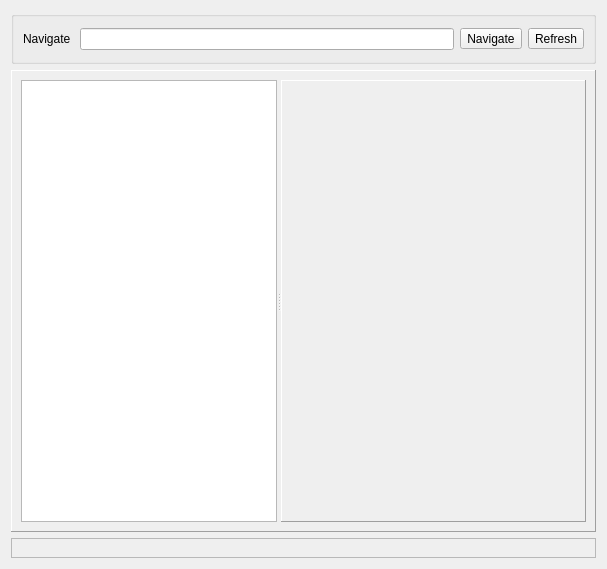
<?xml version="1.0" encoding="UTF-8"?>
<ui version="4.0">
 <class>FormActiveX</class>
 <widget class="QWidget" name="FormActiveX">
  <property name="geometry">
   <rect>
    <x>0</x>
    <y>0</y>
    <width>607</width>
    <height>569</height>
   </rect>
  </property>
  <property name="windowTitle">
   <string>ActiveX</string>
  </property>
  <layout class="QGridLayout" name="gridLayout">
   <item row="0" column="0" colspan="2">
    <widget class="QGroupBox" name="groupBox">
     <property name="maximumSize">
      <size>
       <width>16777215</width>
       <height>53</height>
      </size>
     </property>
     <property name="title">
      <string/>
     </property>
     <layout class="QHBoxLayout" name="horizontalLayout">
      <item>
       <widget class="QLabel" name="label">
        <property name="text">
         <string>Navigate </string>
        </property>
       </widget>
      </item>
      <item>
       <widget class="QLineEdit" name="editNavigate">
        <property name="minimumSize">
         <size>
          <width>300</width>
          <height>0</height>
         </size>
        </property>
       </widget>
      </item>
      <item>
       <widget class="QToolButton" name="btnNavigate">
        <property name="text">
         <string>Navigate</string>
        </property>
       </widget>
      </item>
      <item>
       <widget class="QToolButton" name="btnRefresh">
        <property name="text">
         <string>Refresh</string>
        </property>
       </widget>
      </item>
     </layout>
    </widget>
   </item>
   <item row="2" column="0" colspan="2">
    <widget class="QLabel" name="labelStatus">
     <property name="maximumSize">
      <size>
       <width>16777215</width>
       <height>20</height>
      </size>
     </property>
     <property name="frameShape">
      <enum>QFrame::StyledPanel</enum>
     </property>
     <property name="text">
      <string/>
     </property>
    </widget>
   </item>
   <item row="1" column="0" colspan="2">
    <widget class="QFrame" name="frame">
     <property name="frameShape">
      <enum>QFrame::Panel</enum>
     </property>
     <property name="frameShadow">
      <enum>QFrame::Raised</enum>
     </property>
     <layout class="QHBoxLayout" name="horizontalLayout_2">
      <item>
       <widget class="QSplitter" name="splitterOne">
        <property name="sizePolicy">
         <sizepolicy hsizetype="MinimumExpanding" vsizetype="Preferred">
          <horstretch>0</horstretch>
          <verstretch>0</verstretch>
         </sizepolicy>
        </property>
        <property name="minimumSize">
         <size>
          <width>100</width>
          <height>0</height>
         </size>
        </property>
        <property name="baseSize">
         <size>
          <width>0</width>
          <height>0</height>
         </size>
        </property>
        <property name="orientation">
         <enum>Qt::Horizontal</enum>
        </property>
        <widget class="QTreeWidget" name="treeUrls">
         <property name="sizePolicy">
          <sizepolicy hsizetype="MinimumExpanding" vsizetype="Expanding">
           <horstretch>0</horstretch>
           <verstretch>0</verstretch>
          </sizepolicy>
         </property>
         <property name="minimumSize">
          <size>
           <width>100</width>
           <height>0</height>
          </size>
         </property>
         <property name="indentation">
          <number>5</number>
         </property>
         <attribute name="headerVisible">
          <bool>false</bool>
         </attribute>
         <column>
          <property name="text">
           <string notr="true">1</string>
          </property>
         </column>
        </widget>
        <widget class="QFrame" name="frameActiveX">
         <property name="sizePolicy">
          <sizepolicy hsizetype="Preferred" vsizetype="Preferred">
           <horstretch>1</horstretch>
           <verstretch>0</verstretch>
          </sizepolicy>
         </property>
         <property name="frameShape">
          <enum>QFrame::Panel</enum>
         </property>
         <property name="frameShadow">
          <enum>QFrame::Raised</enum>
         </property>
        </widget>
       </widget>
      </item>
     </layout>
    </widget>
   </item>
  </layout>
 </widget>
 <resources/>
 <connections/>
</ui>
